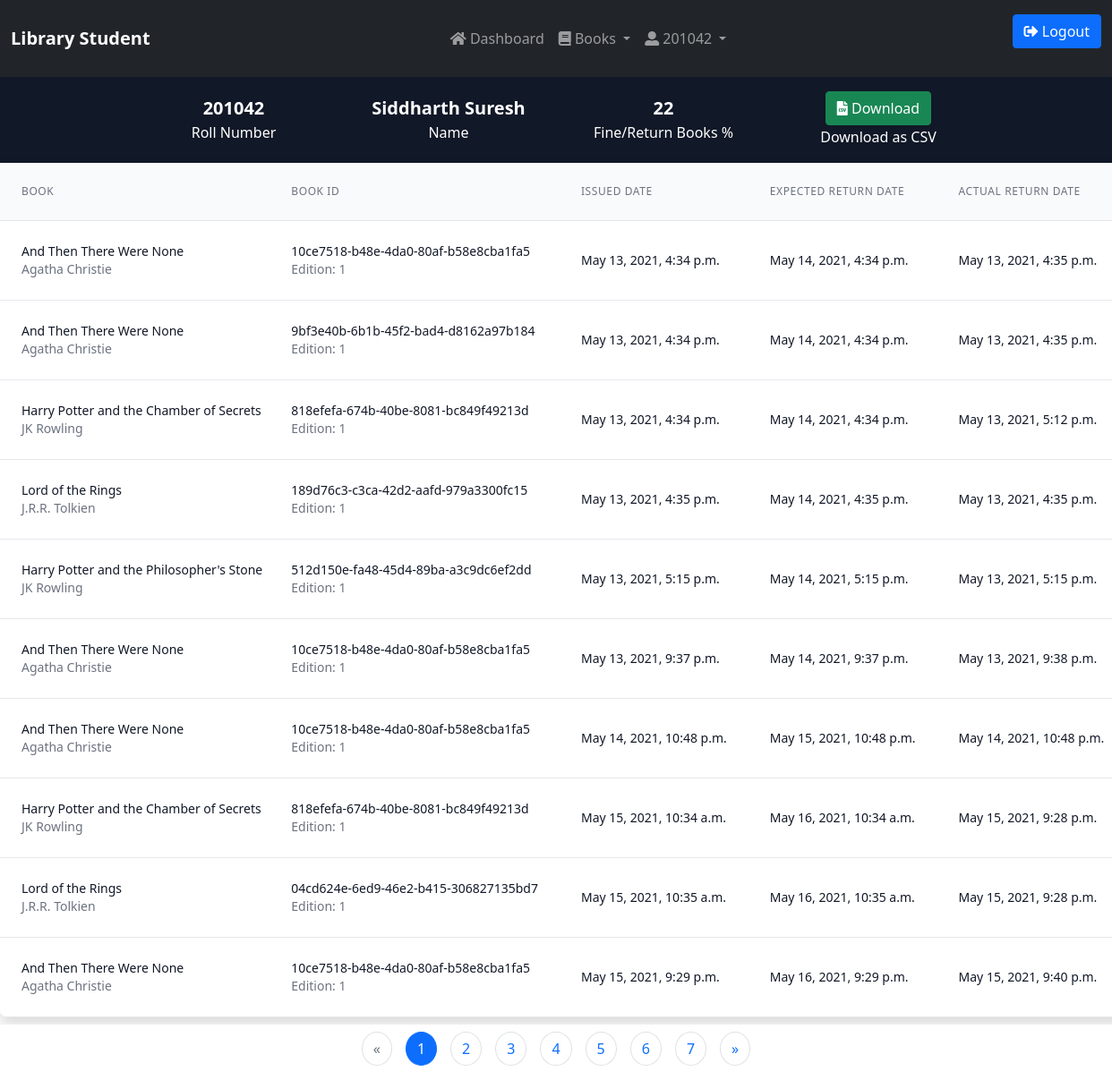
The page /history/ (signed in) on the database as committed earlier.
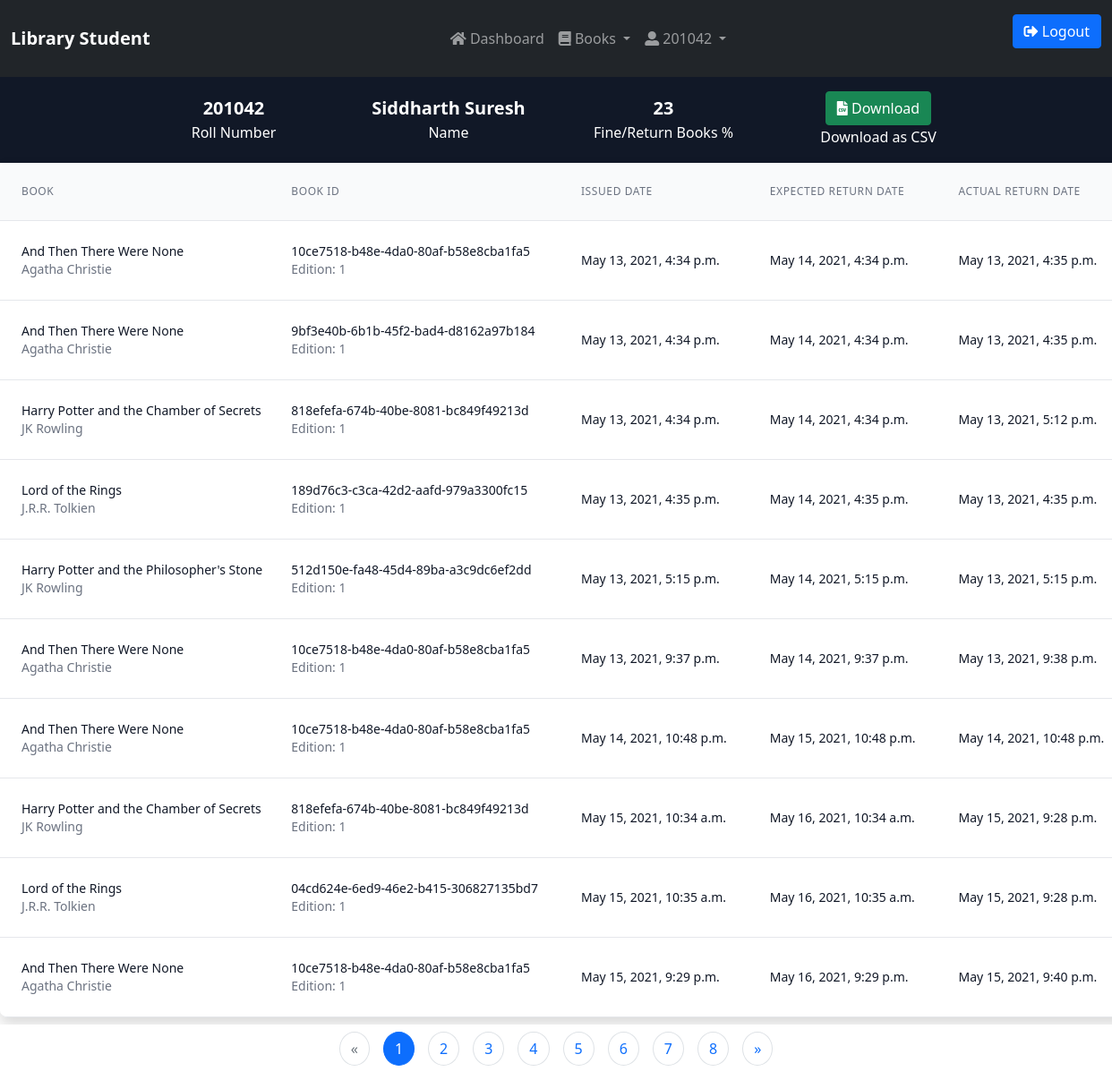
The same page on the database as committed later.
### library/models.py (models this page shows, shortened)
class Student(models.Model):
    user = models.OneToOneField(User, on_delete=models.CASCADE)
    roll_no = models.CharField(max_length=10)
    name = models.CharField(max_length=20)
    branch = models.CharField(max_length=3)
    DEPT = ( ('1', 'CSE'), ('2', 'ECE'), ('3','EEE'),('4','ME'))
    department = models.CharField(max_length=1, choices=DEPT, blank=True, default='1')
    BAT = (('1','2017'),('2','2018'),('3','2019'),('4','2020'))
    batch = models.CharField(max_length=1, choices=BAT, blank=True, default='4')
    SEM = (('1','1'),('2','2'),('3','3'),('4','4'),('5','5'),('6','6'),('7','7'),('8','8'))
    semester = models.CharField(max_length=1, choices=SEM, blank=True, default='1')
    fine = models.IntegerField(default=0)
    email=models.EmailField()
    class Meta:
        ordering = ['roll_no']
    def frratio(self):
        fine = ReturnBook.objects.filter(borrowed_book__student=self,is_fined=True).count()
        ret = ReturnBook.objects.filter(borrowed_book__student=self).count()
        if ret==0:
            return "No Books Returned Yet"
        ratio = round(fine/ret*100)
        return ratio

### library/views.py (the view)
# urls.py: path('history/', ReturnListView, name='history'),
@login_required(redirect_field_name='dashboard')
def ReturnListView(request):
	student=Student.objects.get(user=request.user)
	returnbooks = ReturnBook.objects.filter(borrowed_book__student=student)
	page = request.GET.get('page', 1)
	paginator = Paginator(returnbooks, 10)
	try:
		books = paginator.page(page)
	except PageNotAnInteger:
		books = paginator.page(1)
	except EmptyPage:
		books = paginator.page(paginator.num_pages)
	return render(request, 'returnbooks.html', locals())

### library/models.py (called while the page is built)
    def request_denied(self):
        r=RenewRequest.objects.get(book=self)
        if r.request=='d':
            return True
        return False

    def request_success(self):
        r=RenewRequest.objects.get(book=self)
        if r.request=='a':
            return True
        return False

### library/templates/returnbooks.html (shortened to what the changed rows need)
<html>
	<head>
    	{% include 'csscdn.html' %}
	</head>
	<body>
	<section class="text-white bg-gray-900 body-font">
		<div class="container px-5 py-2 x-auto align-middle">
    		<div class="flex flex-wrap -m-4 text-center content-center items-center align-middle">
    			<div class="p-4 sm:w-1/4 w-1/2 items-center align-middle">
        			<h2 class="title-font font-bold sm:text-xl text-3xl text-white">{{user.username}}</h2>
      			</div>
    			<div class="p-4 sm:w-1/4 w-1/2 items-center align-middle">
        			<h2 class="title-font font-bold sm:text-xl text-3xl text-white">{{student.name}}</h2>
        			<p class="leading-relaxed">Name</p>
      			</div>
    			<div class="p-4 sm:w-1/4 w-1/2 items-center align-middle">
        			<h2 class="title-font font-bold sm:text-xl text-3xl text-white">{{student.frratio}}</h2>
        			<p class="leading-relaxed">Fine/Return Books %</p>
      			</div>
      			<div class="p-4 sm:w-1/4 w-1/2 items-center align-middle">
        			<h2 class="title-font font-bold sm:text-xl text-3xl text-white"><a class="btn btn-success" href="{% url 'csv'%}"><span><i class="fas fa-file-csv"></i></span> Download</a></h2>
      			</div>
  			</div>
		</div>
	</section>
<div class="flex flex-col">
  <div class="-my-2 overflow-x-auto sm:-mx-6 lg:-mx-8">
    <div class="py-2 align-middle inline-block min-w-full sm:px-6 lg:px-8">
      <div class="shadow overflow-hidden border-b border-gray-200 sm:rounded-lg">
        <table class="min-w-full divide-y divide-gray-200">
          <thead class="bg-gray-50">
            <tr>
              <th scope="col" class="px-6 py-3 text-left text-xs font-medium text-gray-500 uppercase tracking-wider">
                Book
              </th>
              <th scope="col" class="px-6 py-3 text-left text-xs font-medium text-gray-500 uppercase tracking-wider">
                Book ID
              </th>
              <th scope="col" class="px-6 py-3 text-left text-xs font-medium text-gray-500 uppercase tracking-wider">
                Issued Date
              </th>
              <th scope="col" class="px-6 py-3 text-left text-xs font-medium text-gray-500 uppercase tracking-wider">
               Expected Return Date
              </th>
              <th scope="col" class="px-6 py-3 text-left text-xs font-medium text-gray-500 uppercase tracking-wider">
               Actual Return Date
              </th>
            </tr>
          </thead>
	        </table>
      </div>
    </div>
  </div>
</div>
{% if books.has_other_pages %}
<nav aria-label="Page Navigation">
  <ul class="pagination justify-content-center py-3 px-2">
    {% if books.has_previous %}
    <li class="page-item px-2">  <a href="?page={{ books.previous_page_number }}" class="page-link rounded-circle">&laquo;</a></li>
    {% else %}
    <li class="page-item disabled px-2">	<a class="page-link rounded-circle" href="#" tabindex="-1" aria-disabled="true">&laquo;</a>
    {% endif %}
    {% for i in books.paginator.page_range %}
      {% if books.number == i %}
        <li class="page-item active px-2"><a href="?page={{ i }}" class="page-link rounded-circle">{{ i }}</a></li>
      {% else %}
        <li class="page-item px-2"><a href="?page={{ i }}" class="page-link rounded-circle">{{ i }}</a></li>
      {% endif %}
    {% endfor %}
  </ul>
</nav>
{% endif %}
	</body>
</html>

Rows that differ between the two databases and show on the page:
changed Student "Siddharth Suresh": frratio "22" → "23"
Other text that changed with them:
new list line: "8"
